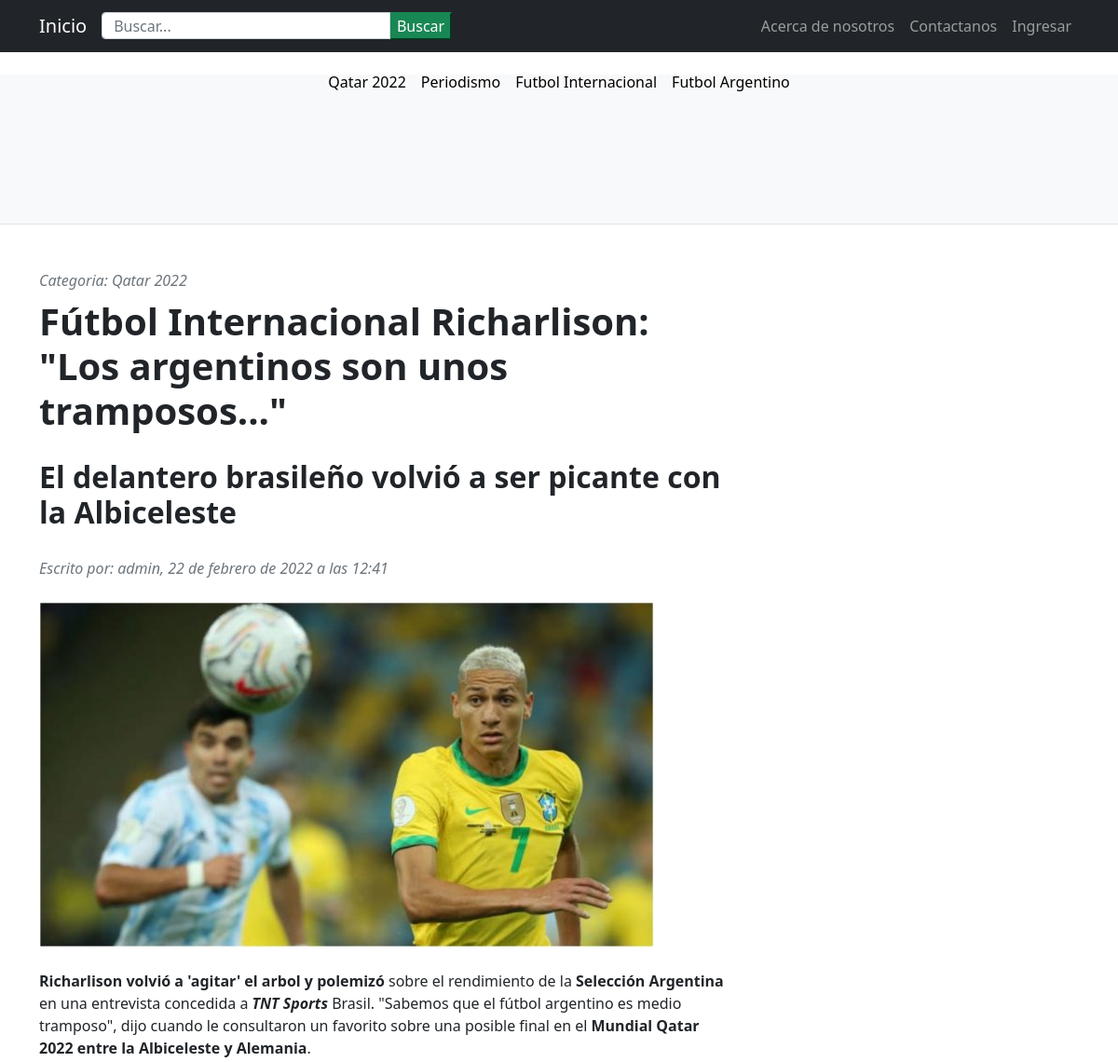
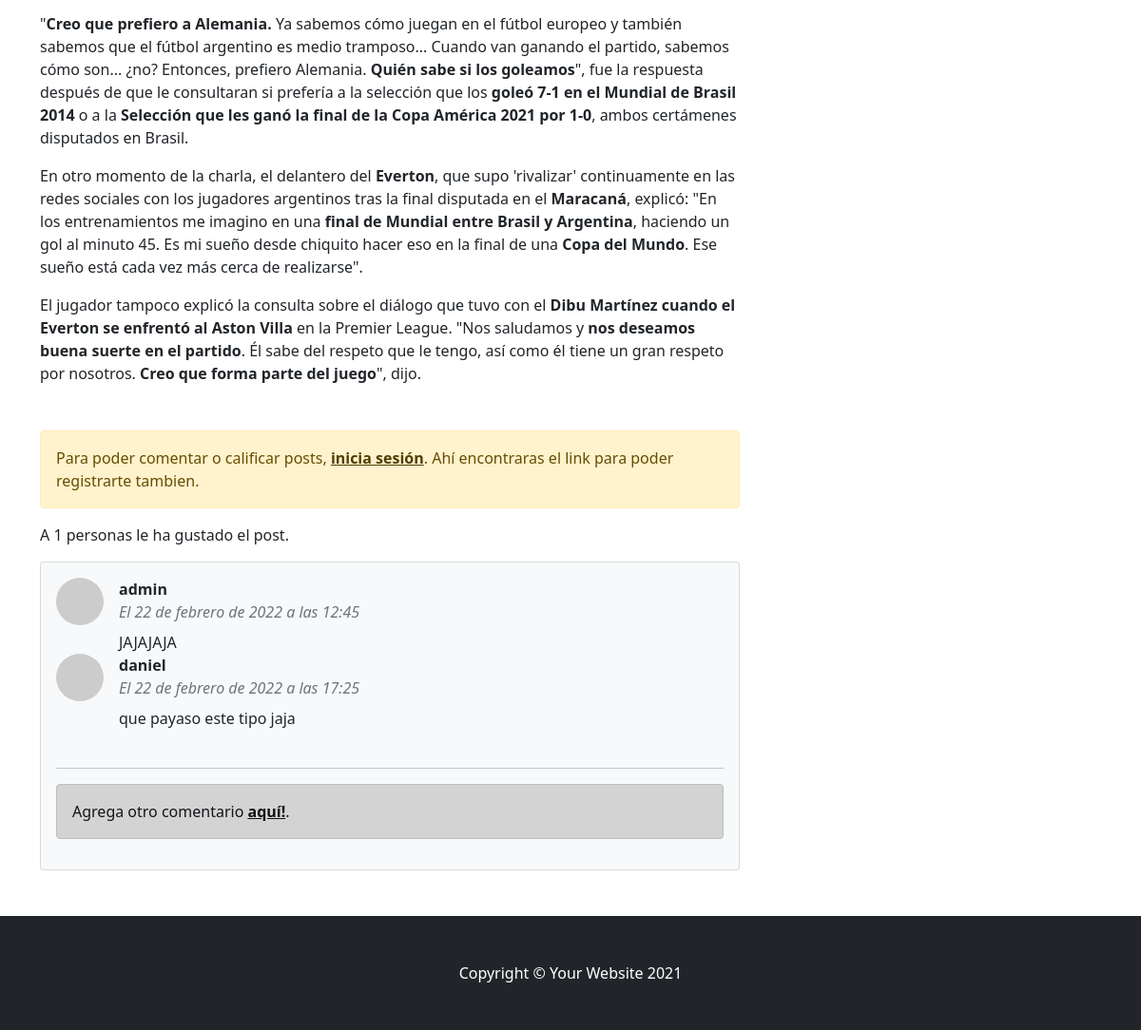
Page /postApp/verPost/6/ on the committed database (2 pictures, top to bottom).
### postApp/models.py (models this page shows, shortened)
class Post(models.Model):
    titulo = models.CharField('titulo', max_length=500, null=False, blank=False)
    subtitulo = models.CharField(
        'subtitulo', max_length=500, null=False, blank=False)
    contenido = RichTextField('contenido', null=False, blank=False)
    imagen = models.ImageField(
        upload_to='imagenes_post', null=True, blank=True)
    categoria = models.ForeignKey(Categoria,  on_delete=models.DO_NOTHING)
    autor = models.ForeignKey(User, on_delete=models.CASCADE)
    fecha_publicacion = models.DateTimeField(auto_now_add=True)
    fecha_edicion = models.DateTimeField(auto_now=True)
    likes = models.ManyToManyField(User, related_name='likes_posts')
    def total_likes(self):
        return self.likes.count()

class Categoria(models.Model):
    nombre = models.CharField(
        'categoria', max_length=100, null=False, blank=False)
    def __str__(self):
        return self.nombre

class Comentario(models.Model):
    autor = models.ForeignKey(User, on_delete=models.CASCADE)
    post = models.ForeignKey(
        Post, related_name="comentarios", on_delete=models.CASCADE)
    fecha_publicacion = models.DateTimeField(auto_now_add=True)
    contenido = models.TextField('contenido', null=False, blank=False)

### postApp/views.py (the view)
# urls.py: path('verPost/<pk>/', views.VerPost.as_view(), name='verPost'),
class VerPost(DetailView):
    model = Post
    template_name= "postApp/ver_post.html"
    def get_context_data(self,*args, **kwargs):
        contexto= super(VerPost, self).get_context_data(*args, **kwargs)
        numero = get_object_or_404(Post, id=self.kwargs['pk'])
        total_likes = numero.total_likes()
        contexto['total_likes']= total_likes
        return contexto

### templates/postApp/ver_post.html (shortened to what this page needs)
{% extends 'index.html' %}
{% block barraBusqueda %}
<div class="row" style="width: 400px">
  <div class="col-md-12 search">
    <form method="POST" action="">
        <div id="custom-search-input">
          <div class="input-group col-md-12">
            <input type="text" class="form-control" style="height: 29px" placeholder="Buscar..." name="buscar">
            <span class="input-group-list">
              <button type="submit" class="boton btn-success">Buscar</button>
            </span>
          </div>
        </div>
    </form>
  </div>
</div>
{% endblock barraBusqueda %}
{% block editNavBar %}
{% if not request.user.is_authenticated  %}
<li class="nav-item"><a class="nav-link" href="{% url 'AboutUs' %}">Acerca de nosotros</a></li>
<li class="nav-item"><a class="nav-link" href="{% url 'Contacto' %}">Contactanos</a></li>
<li class="nav-item"><a class="nav-link" href="{% url 'Login' %}">Ingresar</a></li>
{% endif %}
{% endblock editNavBar %}
    {% block blockPosts %}
        <div class="container mt-5">
            <div class="row">
                <div class="col-lg-8">
                    <article>
                        <header class="mb-4">
                            <div class="text-muted fst-italic mb-2">Categoria: {{object.categoria}}</div>
                            <h1 class="fw-bolder mb-1">{{object.titulo}}</h1>
                            <br>
                            <h2 class="fw-bolder mb-1">{{object.subtitulo}}</h2>
                            <br>
                            <div class="text-muted fst-italic mb-2">Escrito por: {{object.autor}}, {{object.fecha_publicacion}}</div>
                        </header>
                        <figure class="mb-4"><img class="img-fluid rounded" src="{{object.imagen.url}}" alt="..." /></figure>
                        <section class="mb-5">
                            <p>
                                {{object.contenido|safe}}
                            </p>
                        </section>
                    </article>
                    {% if user.is_authenticated %}
                        <form action="{% url 'likePost' post.pk %}" method="POST">
                            {% csrf_token %}
                            <h4>¿Te gusto el post? Deja un like por aqui:<button type="submit"  class="fa-regular fa-thumbs-up fa-lg", name="post_id", value="{{ object.id }}"></button></h4>
                        </form>
                    {% else %}
                            <div class="alert alert-warning" role="alert">
                                Para poder comentar o calificar posts, <a href="{% url 'Login' %}" class="alert-link">inicia sesión</a>. Ahí encontraras el link para poder registrarte tambien.
                            </div>
                    {% endif %}
                    <p>A {{ total_likes }} personas le ha gustado el post.</p>
                    <section class="mb-5">
                        <div class="card bg-light">
                            <div class="card-body">
                                {% if not post.comentarios.all %}
                                <div class="alert alert-dark" role="alert">
                                    Comenta algo <a href="{% url 'comentar' post.pk %}" class="alert-link">aquí!</a> Se el primero en comentar!
                                </div>
                                    Nadie ha comentado nada aun.
                                {% else %}
                                    {% for c in post.comentarios.all %}
                                            <div class="d-flex">
                                                <div class="flex-shrink-0"><img class="rounded-circle" src="https://dummyimage.com/50x50/ced4da/6c757d.jpg" alt="..." /></div>
                                                <div class="ms-3">
                                                    <div class="fw-bold">{{c.autor}}</div>
                                                    <div class="text-muted fst-italic mb-2">El {{c.fecha_publicacion}}</div>
                                                    {{c.contenido}}
                                                    <br>
                                                </div>
                                            </div>
                                    {% endfor %}
                                    <br>
                                    <hr>
                                    <div class="alert alert-dark" role="alert">
                                        Agrega otro comentario <a href="{% url 'comentar' post.pk %}" class="alert-link">aquí!</a>.
                                    </div>
                                {% endif %}
                            </div>
                        </div>
                    </section>
                </div>
            </div>
        </div>
    {% endblock blockPosts %}

### rows in the picture
Post: categoria "Qatar 2022", titulo "Fútbol Internacional Richarlison: \"Los argentinos son unos tramposos...\"", subtitulo "El delantero brasileño volvió a ser picante con la Albiceleste", autor "admin", fecha_publicacion "22 de febrero de 2022 a las 12:41", imagen (picture), contenido "Richarlison volvió a 'agitar' el arbol y polemizó sobre el rendimiento de la Selección Argentina en una entrevista concedida a TNT Sports Brasil. \"Sabemos que el fútbol argentino es medio tramposo\", dijo cuando le consultaron un favorito sobre una posible final en el Mundial Qatar 2022 entre la Albiceleste y Alemania . \" Creo que prefiero a Alemania. Ya sabemos cómo juegan en el fútbol europeo y también sabemos que el fútbol argentino es medio tramposo... Cuando van ganando el partido, sabemos cómo son... ¿no? Entonces, prefiero Alemania. Quién sabe si los goleamos \", fue la respuesta después de que le consultaran si prefería a la selección que los goleó 7-1 en el Mundial de Brasil 2014 o a…"
Comentario: autor "admin", fecha_publicacion "22 de febrero de 2022 a las 12:45", contenido "JAJAJAJA"
Comentario: autor "daniel", fecha_publicacion "22 de febrero de 2022 a las 17:25", contenido "que payaso este tipo jaja"

### other values in the picture
{{ total_likes }} "1"
